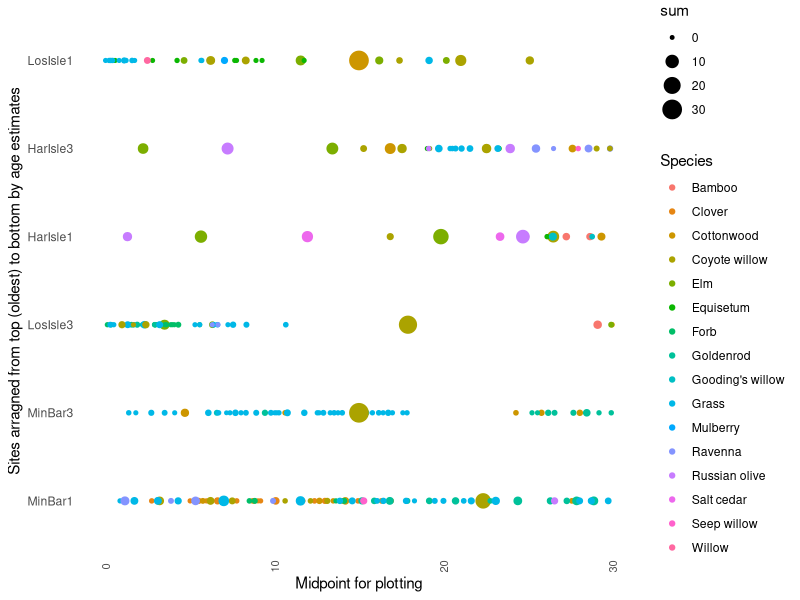
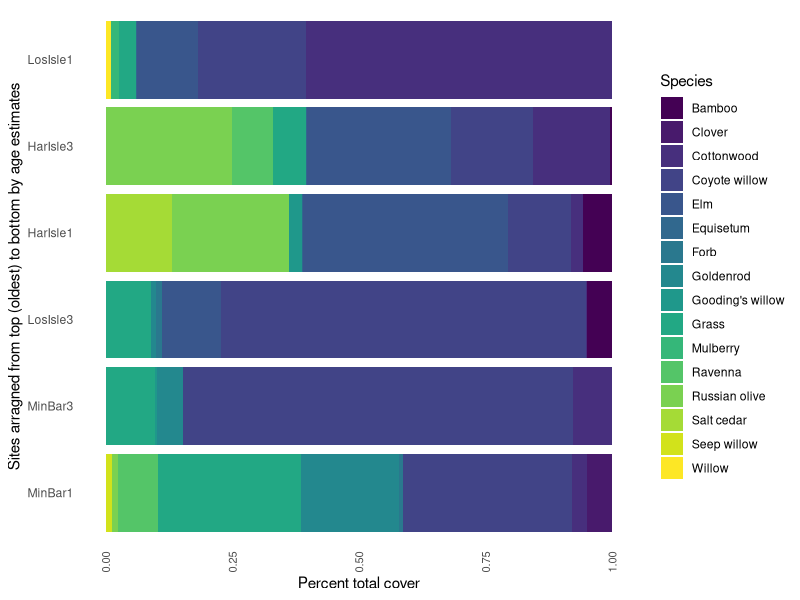

Write R code to recreate these figures, in order. (Note: this script raises an error after producing the figures.)
library(ggplot2)
library(ggthemes)
library(tidyverse)
library(viridis)

# This sets a global theme for all my plots. 
theme_set(theme_bw() +
            theme(
              plot.background = element_blank()
              ,panel.grid.major = element_blank()
              ,panel.grid.minor = element_blank()
              ,panel.background = element_blank()
              ,panel.border = element_blank()
              ,axis.text.x  = element_text(angle=90, vjust=0.5, size=8)
              ,axis.ticks = element_blank()
            ))

# Working directory should be set using Session -> Set Working Directory. Not hard coded. 
# Better practices suggest your file structure look like this:
# .
# └── Project name/
#   ├── data/
#   │   ├── external
#   │   ├── interim
#   │   ├── processed
#   │   └── raw
#   ├── docs
#   ├── models
#   └── reports/
#       ├── images
#       └── graphs

#
raw_veg <- read_csv("./data/raw/veg survey bank attached bars.csv",
                    na = c('.','-999','NA'))
raw_veg

#### QAQC

# Search for duplicate rows
nrow(raw_veg)
nrow(distinct(raw_veg))

# Returns total number of duplicate rows
(nrow(raw_veg) - nrow(distinct(raw_veg)))
# Record this number in the QAQC document for the technical report.

# Count up the number of negative values in the Difference column.
veg_w_neg_cover <- raw_veg %>% filter(sum < 0)
veg_w_neg_cover

# Check for negative or greater than 30 Start values
raw_veg %>% filter(Start < 0 | Start > 30)

# Check for End values greater than 30 meters.
raw_veg %>% filter(End > 30)

veg_mids <- raw_veg %>% mutate("Midpoint for plotting" = ((Start+End)/2))
veg_mids$`Midpoint for plotting`

# Add some ordering by age for plotting
level_order<- c('MinBar1','MinBar3','LosIsle3','HarIsle1','HarIsle3','LosIsle1')


veg_mids %>% ggplot(., aes(y=factor(Site,level=level_order),
                           x=`Midpoint for plotting`, size=sum, color=Species)) +
  geom_point() + ylab("Sites arragned from top (oldest) to bottom by age estimates")

# Here we get the sums by plant by island/bar. 
survey_sum_long <- raw_veg %>% group_by(Site, Species) %>% 
  summarise("Total cover in mm" = sum(sum, na.rm = TRUE))
survey_sum_long

survey_sum_long %>% ggplot(., aes(x=`Total cover in mm`,y=factor(Site, level=level_order))) +
  geom_bar(stat="identity",aes(fill = Species), position="fill") +
  scale_fill_viridis_d()+
  xlab("Percent total cover") + ylab("Sites arragned from top (oldest) to bottom by age estimates")

write.table(survey_sum_long, "./data/processed/islands_bars_veg_survey_sums_long.csv", sep=",",
            row.names = FALSE, quote = FALSE, na = ".")

# Wide format
survey_sum_wide <- survey_sum_long %>% 
  pivot_wider(names_from = Species, values_from = `Total cover in mm`, names_repair = "unique") %>% 
  replace(is.na(.), 0)
survey_sum_wide

write.table(survey_sum_wide, "./data/processed/islands_bars_veg_survey_sums_wide.csv", sep=",",
            row.names = FALSE, quote = FALSE, na = ".")


# Order heat map
level_order<- c('MinBar1','MinBar3','LosIsle3','HarIsle1','HarIsle3','LosIsle1')

survey_sum_long %>% 
  pivot_wider(names_from = Species, values_from = `Total cover in mm`, names_repair = "unique") %>% 
  pivot_longer(!Site,names_to = "Species", values_to = "mm cover") %>% 
  ggplot(., aes(x=factor(Site, level=level_order), Species, fill= `mm cover`, na.value="white")) + 
  geom_tile() + xlab("Bank attached bar ordered by age estimates (youngest to oldest)")


# Read in age estimates and then merge into the veg. 
age_est <- read_csv("data/raw/age estimates bank attached bars.csv")
age_est <- age_est %>% select(-Notes)
age_est

veg_w_age <- left_join(survey_sum_long, age_est, by=("Site"))
veg_w_age

veg_w_age %>% ggplot(., aes(x=factor(Site, level=level_order), y=`Total cover in mm`, fill=Species)) +
  geom_bar(stat="identity") + xlab("Bank attached bar ordered by age estimates (youngest to oldest)")

veg_w_age %>% ggplot(., aes(x=as.factor(`Estimated age of establishment`), y=`Total cover in mm`)) +
  geom_boxplot() + ylab("Total cover in mm by species") + 
  xlab("Bank attached bars ordered by age estimates (youngest to oldest)")
